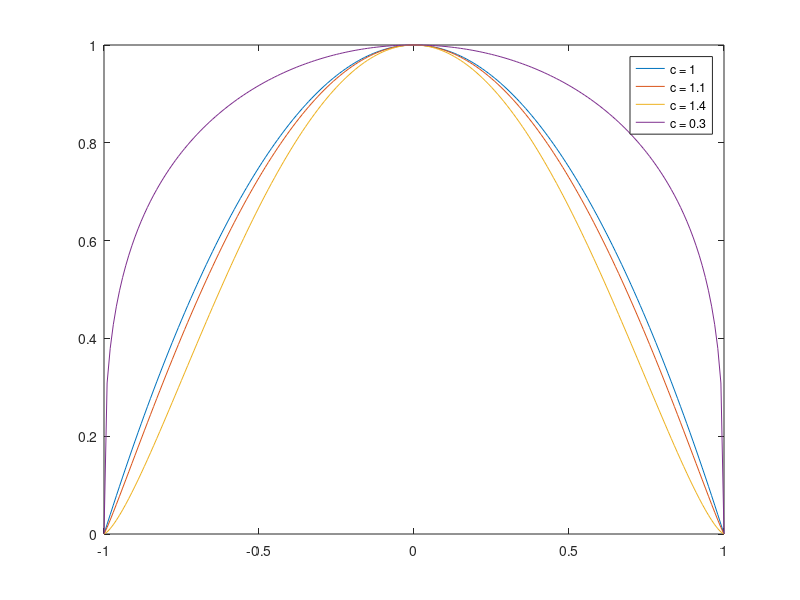

Source code (MATLAB):
% WEEK2

% Q1

A = [2:2:15;15:5:45;54:3:73]

ndims(A)
size(A)
A(3,5)
A(15)

A(end:-1:1,:)
A(:,end:-1:1)
B=A(:)
ndims(B)
size(B)
mean1= mean(A)
mean2= mean(B)

% Q2

x = -1:0.01:1;
c = [1;1.1;1.4;0.3];
Y = (1-x.^2).^c;
figure
plot(x,Y)
legend('c = 1', 'c = 1.1', 'c = 1.4', 'c = 0.3');
% Q3

P = [true;true;false;false]
Q = [true;false;true;false]
P_negation = ~P
P_negation_and_Q = ~P & Q
Negatation_of_P_negation_and_Q = ~P_negation_and_Q

[P Q P_negation P_negation_and_Q Negatation_of_P_negation_and_Q]

